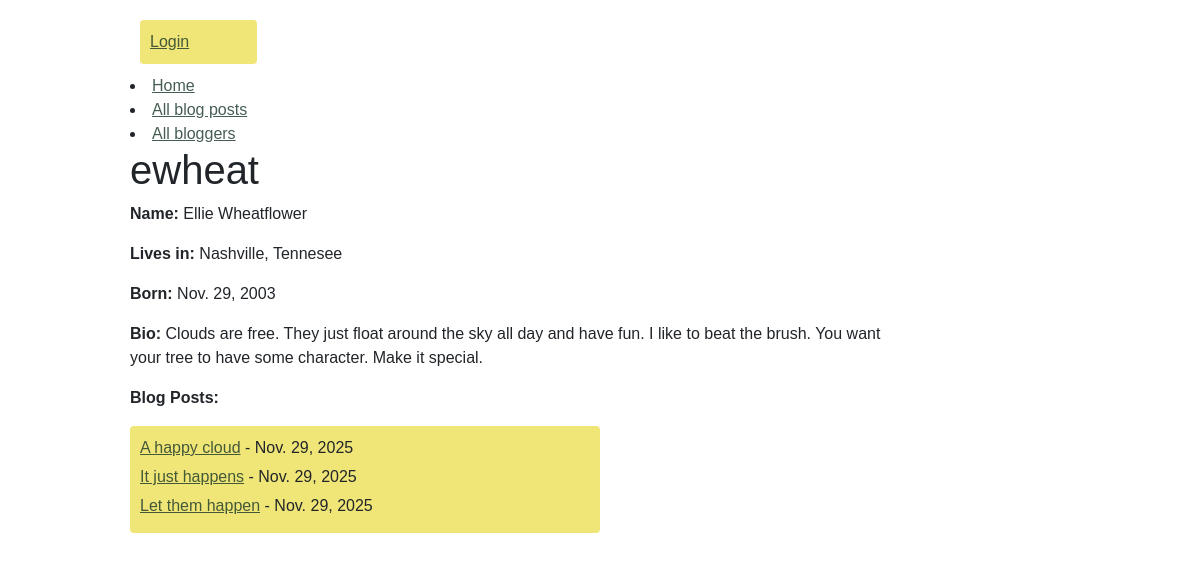
/blog/blogger/1, run on the app's committed database.
### blog/models.py (models this page shows, shortened)
class Blogger(models.Model):
    date_of_birth = models.DateField(help_text="Enter your birthday")
    city = models.CharField(max_length=30, help_text="Enter the city you live in")
    state = models.CharField(max_length=25, help_text="Enter the state you live in")
    user = models.OneToOneField(User, on_delete=models.CASCADE)
    bio = models.TextField(max_length=300, help_text="Write a little about yourself", null=True)
    first_joined = models.DateField(auto_now=True)
    class Meta:
        ordering = ['-first_joined']
    def get_location(self):
        return f"{self.city}, {self.state}"

class Post(models.Model):
    author = models.ForeignKey('Blogger', on_delete=models.CASCADE)
    date = models.DateField(auto_now_add=True)
    blog_text = models.TextField(help_text="Blog post here")
    title = models.CharField(max_length=40, help_text="Enter a title")
    class Meta:
        ordering = ['-date']
    def get_absolute_url(self):
        return reverse('post-detail', args=[str(self.id)])

### blog/views.py (the view)
# urls.py: path('blogger/<int:pk>', views.BloggerDetailView.as_view(), name='blogger-detail'),
class BloggerDetailView(generic.DetailView):
    model=Blogger

### blog/templates/blog/blogger_detail.html
{% extends "base_generic.html" %}
{% block content %}
  <h1>{{ blogger.user.username }}</h1>
  <p><strong>Name:</strong> {{ blogger.user.get_full_name }}</p>
  <p><strong>Lives in:</strong> {{ blogger.get_location }}</p>
  <p><strong>Born:</strong> {{ blogger.date_of_birth }}</p>
  <p><strong>Bio:</strong> {{ blogger.bio }}</p>
  <p><strong>Blog Posts:</strong></p>
  <ul class="list-section">
      {% for post in blogger.post_set.all %}
      <li>
        <a href="{{ post.get_absolute_url }}">{{ post.title }}</a> - {{ post.date }}
      </li>
      {% endfor %}
    </ul>
{% endblock %}

### static/css/styles.css (style rules this page uses)
body { width: 80%; height: 100%; margin-left: auto; margin-right: auto; background-image: url("../images/tree.jpg"); font-family:Verdana, Geneva, Tahoma, sans-serif; }
a { color: #193628; opacity: .8; margin-bottom: 8px; }
.list-section { background-color: #f0e678; border-radius: 4px; padding: 10px; list-style-type: none; max-width: 60%; }
.list-section li { margin-bottom: 5px; }

### data on the page
Blogger: user.username "ewheat", user.get_full_name "Ellie Wheatflower", get_location "Nashville, Tennesee", date_of_birth "Nov. 29, 2003", bio "Clouds are free. They just float around the sky all day and have fun. I like to beat the brush. You want your tree to have some character. Make it special."
Post: title "A happy cloud", date "Nov. 29, 2025"
Post: title "It just happens", date "Nov. 29, 2025"
Post: title "Let them happen", date "Nov. 29, 2025"
